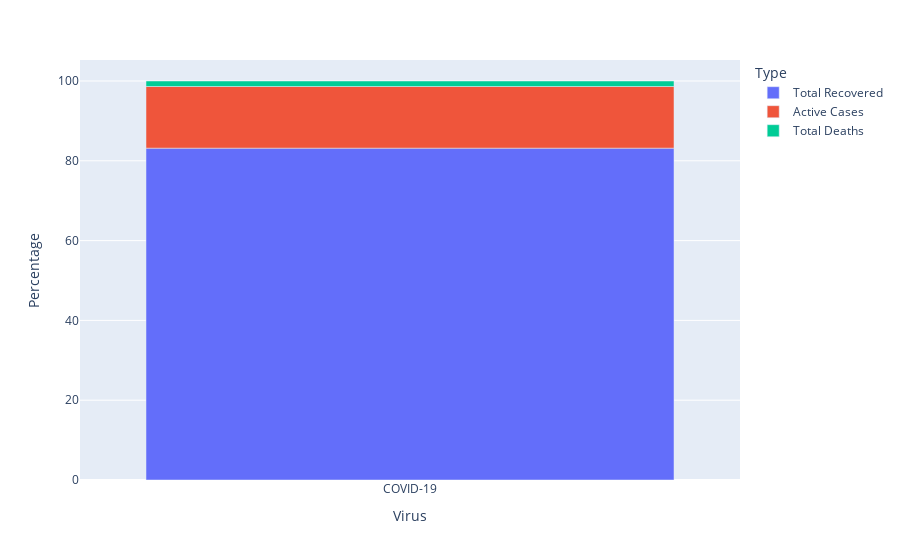

The notebook cell saved with this chart:
### Code cell
cases = df[["Total Recovered",'Active Cases','Total Deaths']].loc[0]
cases_df = pd.DataFrame(cases).reset_index()
cases_df.columns = ['Type','Total']
df['Percentage'] = np.round(100* cases_df['Total']/np.sum(cases_df['Total']),2)
cases_df['Percentage'] = np.round(100* cases_df['Total']/np.sum(cases_df['Total']),2)
cases_df['Virus'] = ['COVID-19' for i in range(len(cases_df))]
fig = px.bar(cases_df,x = 'Virus',y = 'Percentage',color = 'Type',hover_data = ['Total'])
fig.show()

### Figure 1 — Plotly figure (JSON) as saved in the notebook; plotly's stock layout.template omitted (floating-point values rounded to 4 significant figures)
{"data": [{"alignmentgroup": "True", "customdata": [[355928467]], "hovertemplate": "Type=Total Recovered<br>Virus=%{x}<br>Percentage=%{y}<br>Total=%{customdata[0]}<extra></extra>", "legendgroup": "Total Recovered", "marker": {"color": "#636efa", "pattern": {"shape": ""}}, "name": "Total Recovered", "offsetgroup": "Total Recovered", "orientation": "v", "showlegend": true, "textposition": "auto", "type": "bar", "x": ["COVID-19"], "xaxis": "x", "y": [83.17], "yaxis": "y"}, {"alignmentgroup": "True", "customdata": [[66116971]], "hovertemplate": "Type=Active Cases<br>Virus=%{x}<br>Percentage=%{y}<br>Total=%{customdata[0]}<extra></extra>", "legendgroup": "Active Cases", "marker": {"color": "#EF553B", "pattern": {"shape": ""}}, "name": "Active Cases", "offsetgroup": "Active Cases", "orientation": "v", "showlegend": true, "textposition": "auto", "type": "bar", "x": ["COVID-19"], "xaxis": "x", "y": [15.45], "yaxis": "y"}, {"alignmentgroup": "True", "customdata": [[5924277]], "hovertemplate": "Type=Total Deaths<br>Virus=%{x}<br>Percentage=%{y}<br>Total=%{customdata[0]}<extra></extra>", "legendgroup": "Total Deaths", "marker": {"color": "#00cc96", "pattern": {"shape": ""}}, "name": "Total Deaths", "offsetgroup": "Total Deaths", "orientation": "v", "showlegend": true, "textposition": "auto", "type": "bar", "x": ["COVID-19"], "xaxis": "x", "y": [1.38], "yaxis": "y"}], "layout": {"barmode": "relative", "legend": {"title": {"text": "Type"}, "tracegroupgap": 0}, "margin": {"t": 60}, "xaxis": {"anchor": "y", "domain": [0, 1], "title": {"text": "Virus"}}, "yaxis": {"anchor": "x", "domain": [0, 1], "title": {"text": "Percentage"}}}}
